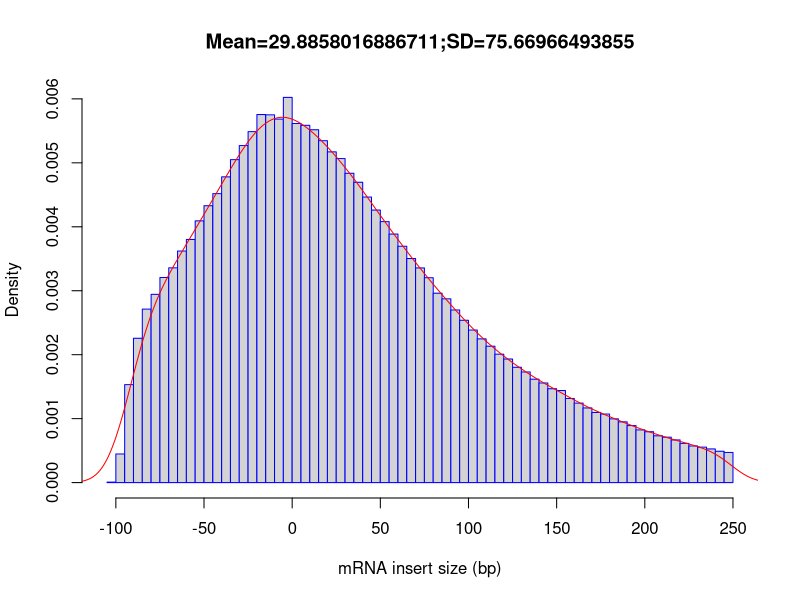

Write R code to recreate this figure.
out_file = 'CF98439'
pdf('CF98439.inner_distance_plot.pdf')
fragsize=rep(c(-247.5,-242.5,-237.5,-232.5,-227.5,-222.5,-217.5,-212.5,-207.5,-202.5,-197.5,-192.5,-187.5,-182.5,-177.5,-172.5,-167.5,-162.5,-157.5,-152.5,-147.5,-142.5,-137.5,-132.5,-127.5,-122.5,-117.5,-112.5,-107.5,-102.5,-97.5,-92.5,-87.5,-82.5,-77.5,-72.5,-67.5,-62.5,-57.5,-52.5,-47.5,-42.5,-37.5,-32.5,-27.5,-22.5,-17.5,-12.5,-7.5,-2.5,2.5,7.5,12.5,17.5,22.5,27.5,32.5,37.5,42.5,47.5,52.5,57.5,62.5,67.5,72.5,77.5,82.5,87.5,92.5,97.5,102.5,107.5,112.5,117.5,122.5,127.5,132.5,137.5,142.5,147.5,152.5,157.5,162.5,167.5,172.5,177.5,182.5,187.5,192.5,197.5,202.5,207.5,212.5,217.5,222.5,227.5,232.5,237.5,242.5,247.5),times=c(0,0,0,0,0,0,0,0,0,0,0,0,0,0,0,0,0,0,0,0,0,0,0,0,0,0,0,0,0,34,2134,7300,10754,12927,14027,15282,16003,17253,18116,19501,20630,21532,22780,24065,25113,26150,27424,27402,27085,28701,26756,26620,26293,25475,24644,24145,23050,22379,21278,20307,19445,18518,17611,16695,15996,15267,14112,13693,12862,12094,11367,10709,10162,9569,9209,8592,8244,7704,7423,6993,6861,6270,5924,5564,5226,5108,4751,4524,4250,3927,3790,3488,3384,3180,2922,2730,2644,2508,2333,2248))
frag_sd = sd(fragsize)
frag_mean = mean(fragsize)
frag_median = median(fragsize)
write(x=c("Name","Mean","Median","sd"), sep="	", file=stdout(),ncolumns=4)
write(c(out_file,frag_mean,frag_median,frag_sd),sep="	", file=stdout(),ncolumns=4)
hist(fragsize,probability=T,breaks=100,xlab="mRNA insert size (bp)",main=paste(c("Mean=",frag_mean,";","SD=",frag_sd),collapse=""),border="blue")
lines(density(fragsize,bw=10),col='red')
dev.off()
